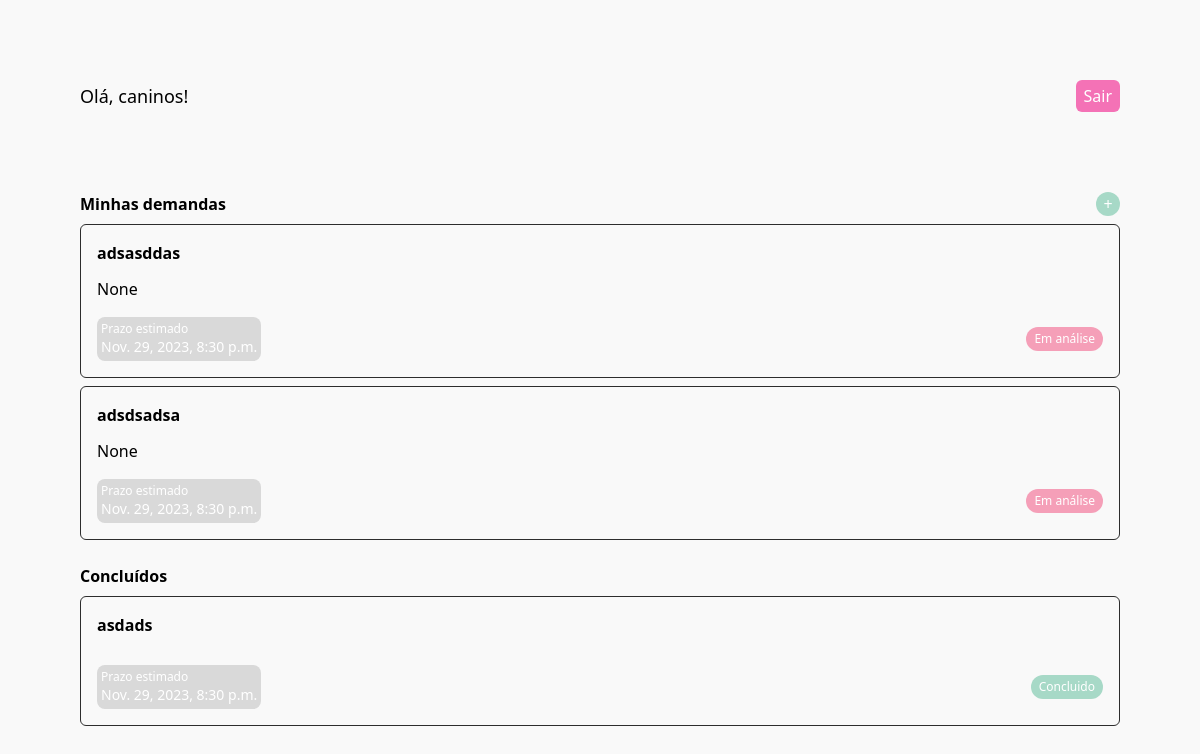
Before: /home/ (signed in) with the older database file.
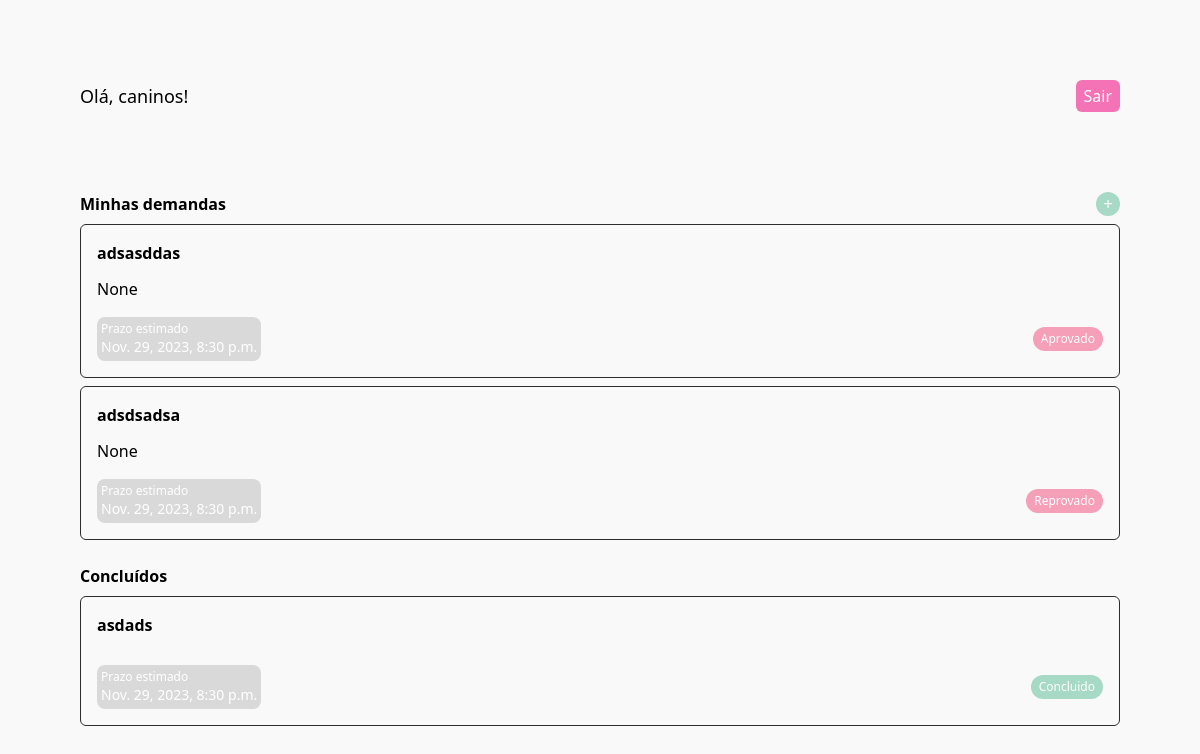
After: the same page with the newer database file.
### fullapp/models.py (models this page shows, shortened)
class Demand(models.Model):
    user = models.ForeignKey(User, on_delete=models.CASCADE, null=True, blank=True)
    title = models.CharField(max_length=255, null=True, blank=True)
    description = models.CharField(max_length=255, null=True, blank=True)
    status = models.CharField(choices=get_choices(StatusEnum), default=StatusEnum.IN_ANALISYS, max_length=255, null=True, blank=True)
    region = models.CharField(choices=get_choices(RegionEnum), default=RegionEnum.PERNAMBUCO, max_length=255, null=True, blank=True)
    user = models.ForeignKey(User, on_delete=models.CASCADE, null=True, blank=True)
    created_at = models.DateTimeField(auto_now_add=True)

### fullapp/views.py (the view, shortened to what this page needs)
# urls.py: path('home/', home, name="home"),
@login_required
def home(request):
  current_user = request.user
  if current_user.role == 1:
    demands = ManagerMediator.home()
    return render(request, 'management/home.html', demands)
  else:
    user_demands_concluded = Demand.objects.filter(user=request.user, status=StatusEnum.CONCLUDED)
    user_demands_in_analysis = Demand.objects.filter(user=request.user).exclude(status=StatusEnum.CONCLUDED)
    return render(request, "usuario/home.html", {
       'concluded_demands': user_demands_concluded,
       'in_analysis_demands': user_demands_in_analysis
    })

### fullapp/templates/usuario/home.html (shortened to what this page needs)
{% extends 'commons/base.html' %}
{% block content %}
<div class="p-10 lg:p-20 flex justify-between items-center">
    <h1 class="text-lg">Olá, {{ user.username }}!</h1>
    <a href="/logout" class="bg-pink-400 px-2 py-1 transition-colors rounded-md text-white">Sair</a>
</div>
<div class="flex flex-col gap-2 px-10 lg:px-20">
    <div class="flex items-center justify-between">
        <span class="font-bold">Minhas demandas</span>
        <a href="/demand/create" class="grid place-items-center w-6 h-6 rounded-full text-white bg-[#A7D9C7]">+</a>
    </div>
    <div class="flex flex-col gap-2">
        {% if in_analysis_demands %}
            {% for demand in in_analysis_demands %}
                <div class="border border-[#2D2D2D] rounded-md p-4 flex flex-col gap-4">
                    <div class="flex flex-col gap-3">
                        <strong>{{ demand.title }}</strong>
                        <span>{{ user.project }}</span>
                    </div>
                    <div class="flex items-center justify-between">
                        <div class="bg-[#D9D9D9] text-white flex flex-col rounded-lg p-1">
                            <span class="text-xs">Prazo estimado</span>
                            <span class="text-sm">{{ demand.created_at }}</span>
                        </div>
                        <span class="block py-1 px-2 bg-[#F59FB8] text-xs text-white rounded-full">{{ demand.status }}</span>
                    </div>
                </div>
            {% endfor %}
        {% else %}
            <span>Você não tem nenhuma demanda em análise.</span>
        {% endif %}
    </div>
</div>
<div class="flex flex-col gap-2 px-10 lg:px-20 mt-6">
    <div class="flex justify-between">
        <span class="font-bold">Concluídos</span>
    </div>
    <div class="flex flex-col gap-2">
        {% if concluded_demands %}
            {% for demand in concluded_demands %}
                <div class="border border-[#2D2D2D] rounded-md p-4 flex flex-col gap-4">
                    <div class="flex flex-col gap-3">
                        <strong>{{ demand.title }}</strong>
                    </div>
                    <div class="flex items-center justify-between">
                        <div class="bg-[#D9D9D9] text-white flex flex-col rounded-lg p-1">
                            <span class="text-xs">Prazo estimado</span>
                            <span class="text-sm">{{ demand.created_at}} </span>
                        </div>
                        <span class="block py-1 px-2 bg-[#A7D9C7] text-xs text-white rounded-full">{{ demand.status }}</span>
                    </div>
                </div>
            {% endfor %}
        {% else %}
            <span>Você não tem nenhuma demanda concluída.</span>
        {% endif %}
    </div>
</div>
{% endblock %}

Changed rows visible on the page:
changed Demand "adsasddas": status "Em análise" → "Aprovado"
changed Demand "adsdsadsa": status "Em análise" → "Reprovado"
